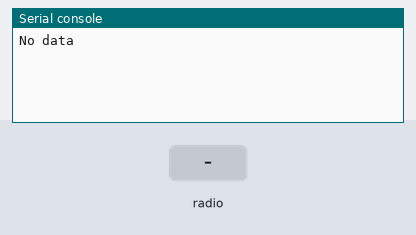
Bench run of a program on a simulated MicroPython board. Parts: the last lines printed to the serial console. Inputs (shaded band) come from the test bench.

Above: at 1.2 s.
1.3 s: radio message "1" arrives
At 2.8 s:
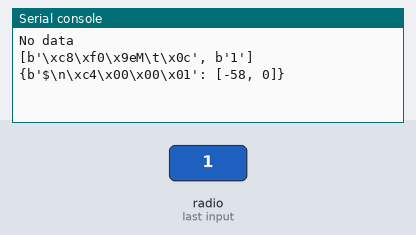
3.5 s: radio message "50" arrives
At 4.3 s:
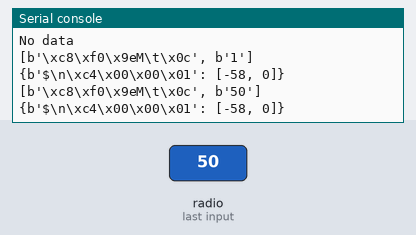

Measured:
- after the input at 1.3 s, the serial console: prints a new line after 0.70 s (image 1)
- after the input at 3.5 s, the serial console: prints a new line after 0.50 s (image 2)

The program:

espnowrecv.py
```python
import network, espnow, time

sta = network.WLAN(network.STA_IF); sta.active(False)
sta.active(True)
sta.config(channel=1) # must be after active(true)

e = espnow.ESPNow()
e.active(True)
e.set_pmk("foobarfoobarfoobar"[0:16]) # must have 16 chars
peer = bytes(int(x, 16) for x in "c8:f0:9e:4d:09:0c".split(":"))
e.add_peer(peer, "barfoobarfoobarfoo"[0:16]) # must have 16 chars

while True:
    if e.any():
        print(e.recv())
        print(e.peers_table)
    else:
        print("No data")
    time.sleep(2)
```
